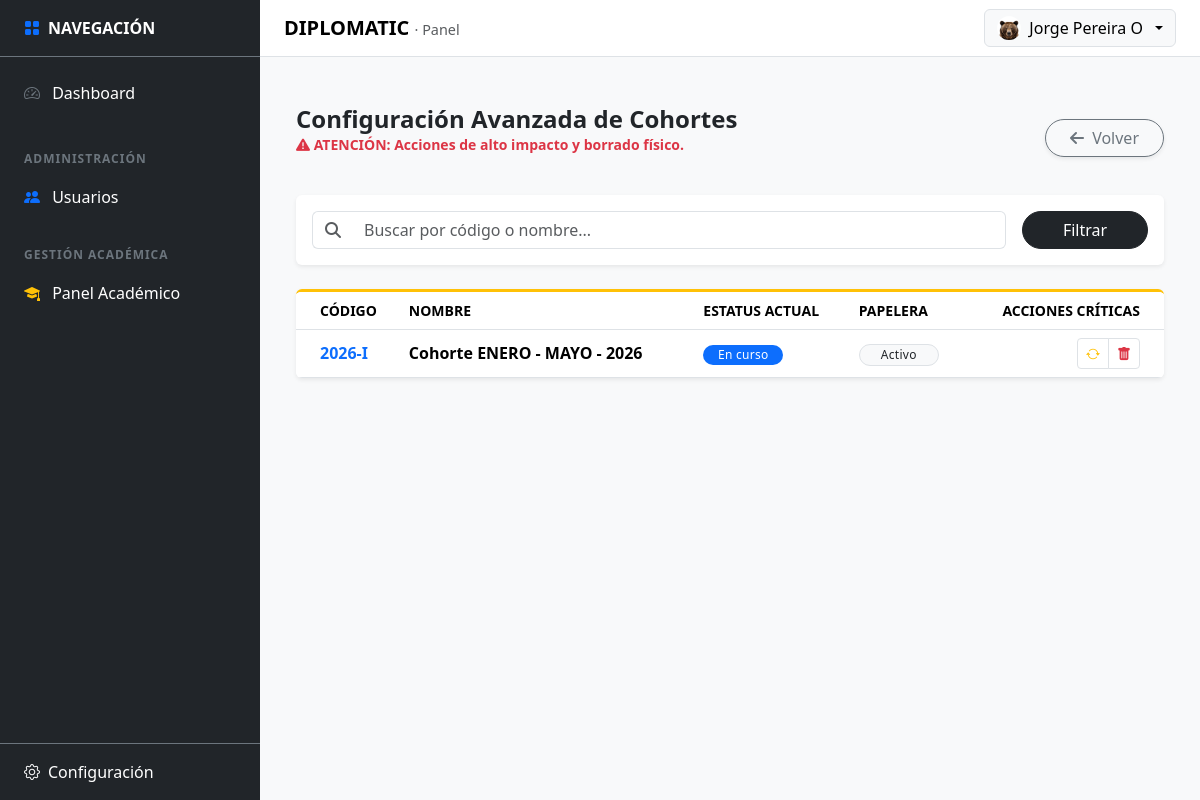
The app's page /public/academic/cohortes-config (signed in), older data.
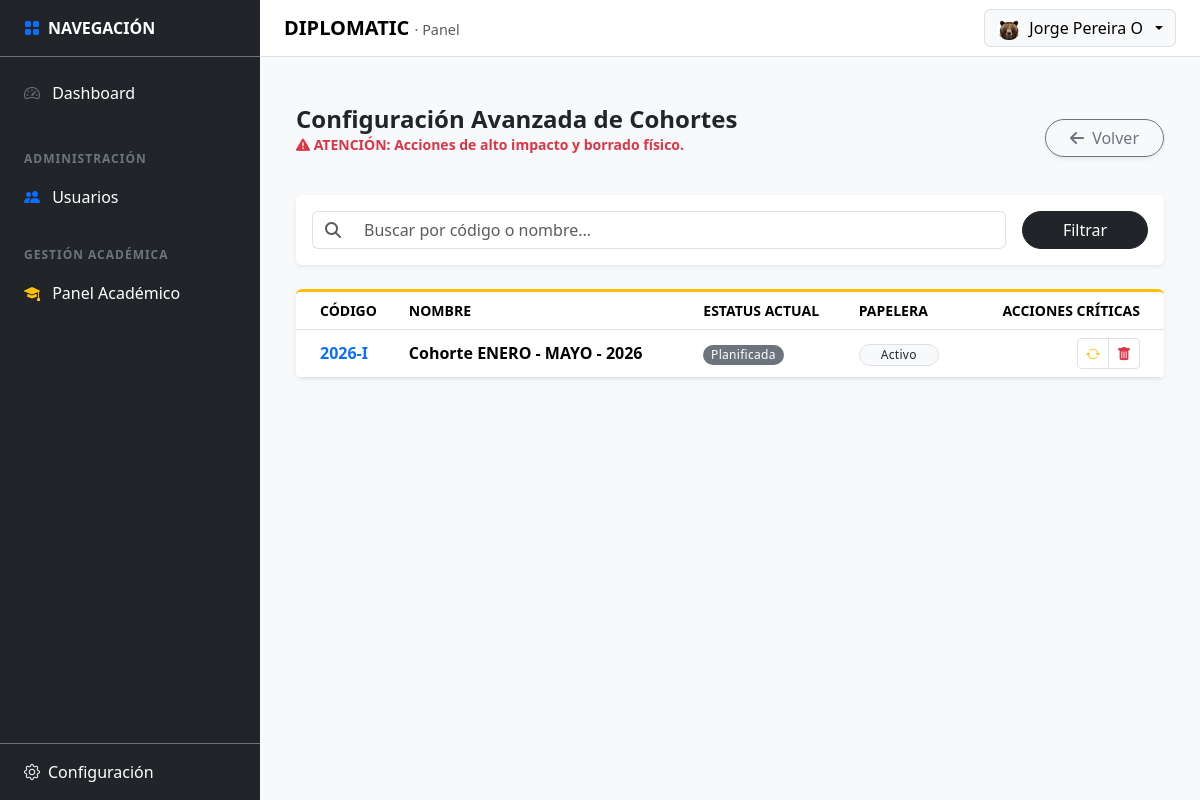
The same page, newer data.
### tables this page shows
CREATE TABLE `tbl_cohortes` (
  `id` int(11) NOT NULL,
  `cohort_code` varchar(20) NOT NULL COMMENT 'Código institucional (ej: 2026-I)',
  `name` varchar(100) NOT NULL COMMENT 'Nombre descriptivo del periodo',
  `start_date` date NOT NULL COMMENT 'Inicio oficial del periodo académico',
  `end_date` date NOT NULL COMMENT 'Fin oficial del periodo académico',
  `enrollment_start` date DEFAULT NULL COMMENT 'Inicio de ventana de inscripción',
  `enrollment_end` date DEFAULT NULL COMMENT 'Cierre de ventana de inscripción',
  `description` text DEFAULT NULL,
  `base_campus` varchar(150) DEFAULT NULL COMMENT 'Sede base institucional',
  `cohort_status` enum('Planificada','En curso','Finalizada','Reabierta','Suspendida','Cancelada') NOT NULL DEFAULT 'Planificada',
  `is_active` tinyint(1) DEFAULT 1,
  `created_by` int(10) UNSIGNED DEFAULT NULL,
  `updated_by` int(10) UNSIGNED DEFAULT NULL,
  `created_at` timestamp NOT NULL DEFAULT current_timestamp(),
  `updated_at` timestamp NOT NULL DEFAULT current_timestamp() ON UPDATE current_timestamp()
);

### app/views/academic/cohortes_config/index.php (the view, shortened to what the changed rows need)
<link rel="stylesheet" href="https://cdnjs.cloudflare.com/ajax/libs/font-awesome/6.4.0/css/all.min.css">
<link rel="stylesheet" href="https://cdn.jsdelivr.net/npm/sweetalert2@11/dist/sweetalert2.min.css">
<link rel="stylesheet" href="/diplomatic/public/assets/css/academic_cohortes_config.css">
<div class="container-fluid py-4">
    <div class="d-flex justify-content-between align-items-center mb-4">
        <div>
            <h2 class="h4 fw-bold mb-0 text-dark">Configuración Avanzada de Cohortes</h2>
        </div>
    </div>
    <div class="card border-0 shadow-sm overflow-hidden border-top border-warning border-3">
        <div class="table-responsive">
            <table class="table table-hover align-middle mb-0">
                <thead class="bg-light small fw-bold text-secondary text-uppercase">
                    <tr>
                        <th class="ps-4">Código</th>
                        <th>Nombre</th>
                        <th>Estatus Actual</th>
                        <th>Papelera</th>
                        <th class="text-end pe-4">Acciones Críticas</th>
                    </tr>
                </thead>
                <tbody>
                    <?php if (empty($cohortes)): ?>
                        <tr><td colspan="5" class="text-center py-4">No hay registros.</td></tr>
                    <?php else: ?>
                        <?php foreach ($cohortes as $c): ?>
                            <tr>
                                <td class="ps-4 fw-bold text-primary"><?= $c['cohort_code'] ?></td>
                                <td class="fw-bold"><?= $c['name'] ?></td>
                                <td>
                                    <?php
                                        $bg = match(trim(strtolower($c['cohort_status']))) {
                                            'planificada' => 'bg-secondary',
                                            'en curso'    => 'bg-primary',
                                            'finalizada'  => 'bg-success',
                                            'reabierta'   => 'bg-warning text-dark',
                                            'suspendida'  => 'bg-danger',
                                            'cancelada'   => 'bg-dark',
                                            default       => 'bg-light text-dark'
                                        };
                                    ?>
                                    <span class="badge rounded-pill <?= $bg ?>"><?= $c['cohort_status'] ?></span>
                                </td>
                                <td>
                                    <?php if ($c['is_active'] == 0): ?>
                                        <span class="badge bg-danger rounded-pill">En Papelera</span>
                                    <?php else: ?>
                                        <span class="badge bg-light border text-dark rounded-pill">Activo</span>
                                    <?php endif; ?>
                                </td>
                                <td class="text-end pe-4">
                                    <div class="btn-group">
                                        <button type="button" class="btn btn-sm btn-white border text-warning btn-status" data-id="<?= $c['id'] ?>" title="Forzar Estatus / Revivir">
                                            <i class="bi bi-arrow-repeat"></i>
                                        </button>
                                        <button type="button" class="btn btn-sm btn-white border text-danger btn-hard-delete" data-id="<?= $c['id'] ?>" data-name="<?= $c['name'] ?>" title="Borrado Físico Definitivo">
                                            <i class="bi bi-trash-fill"></i>
                                        </button>
                                    </div>
                                </td>
                            </tr>
                        <?php endforeach; ?>
                    <?php endif; ?>
                </tbody>
            </table>
        </div>
    </div>
</div>

Row changes from the older to the newer data that the page shows:
changed tbl_cohortes: cohort_status "En curso" → "Planificada"
